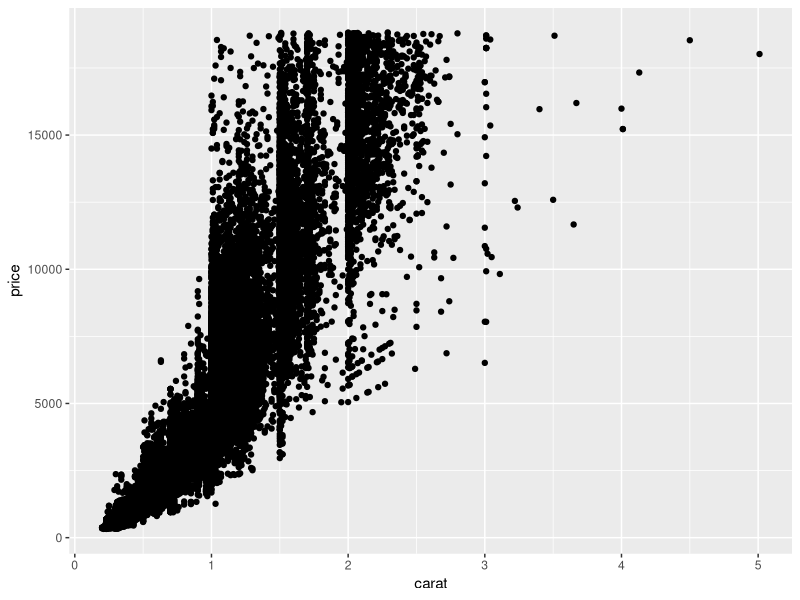
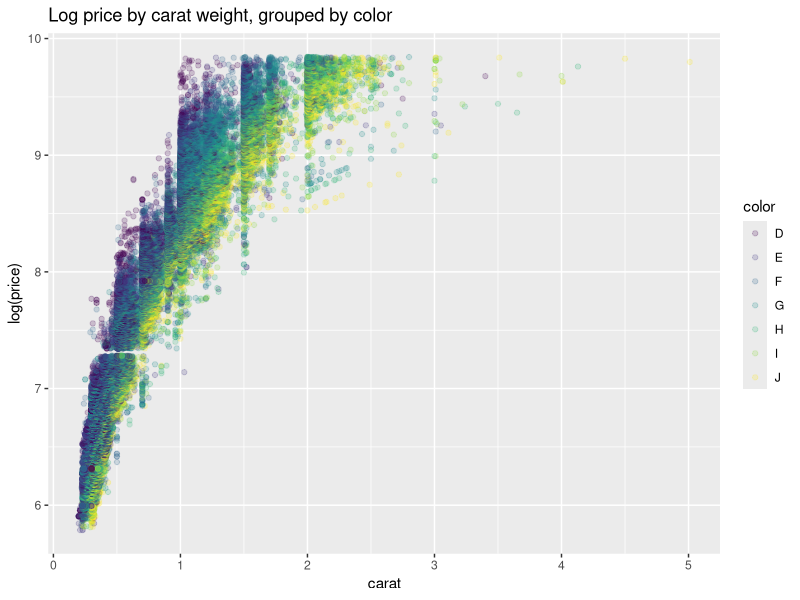
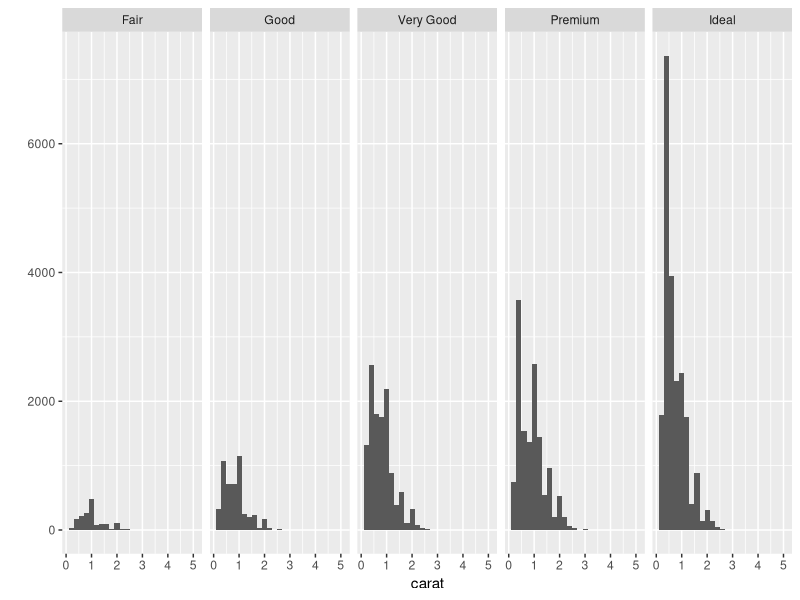

These charts were generated, in order, by the following R code:
## ---- chunk 1
library(ggplot2)
## ---- chunk 2
head(diamonds)
## ---- chunk 3
qplot(carat, price, geom = "point", data = diamonds)
## ---- chunk 4
qplot(carat, log(price), geom = "point", data = diamonds, 
	alpha = I(0.2), colour = color, 
	main="Log price by carat weight, grouped by color")
## ---- chunk 5
qplot(carat, geom = "histogram", data = diamonds, binwidth = 0.2, facets = .~cut)
